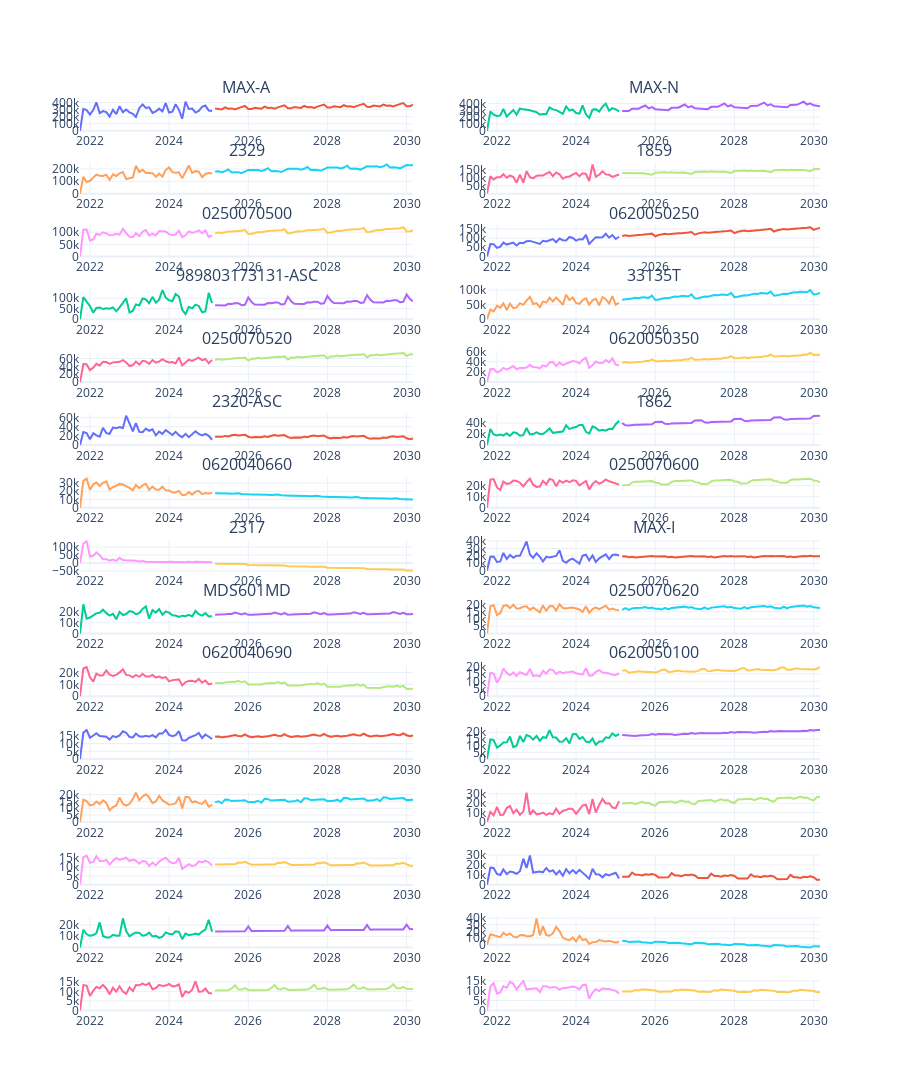

The notebook cell saved with this chart:
### Code cell
fdf=pl.DataFrame({'SALES_DATE':pl.date_range(today.replace(day=1),today.replace(day=1)+relativedelta(months=60), "1mo",eager=True)})
fp=preprocess(fdf)
page = []
for i in cc['CatalogNumber'][:30]:
    with open(f'models/{i}.pkl','rb') as f:
        pr=pickle.load(f)
    pred=pr.predict(fp[['month','days']].to_pandas())
    page.append(pplot(df1,pred,i))
rows = math.ceil(len(page) / 2)
fig1 = make_subplots(rows=rows, cols=2,subplot_titles=[i for i in cc['CatalogNumber'][:20]])
for i, chart in enumerate(page):
    fig1.add_traces([chart.data[0],chart.data[1]],rows=math.floor((i+2)/2), cols=i%2+1)
fig1.update_layout(height=2900,showlegend=False)
fig1.show()
